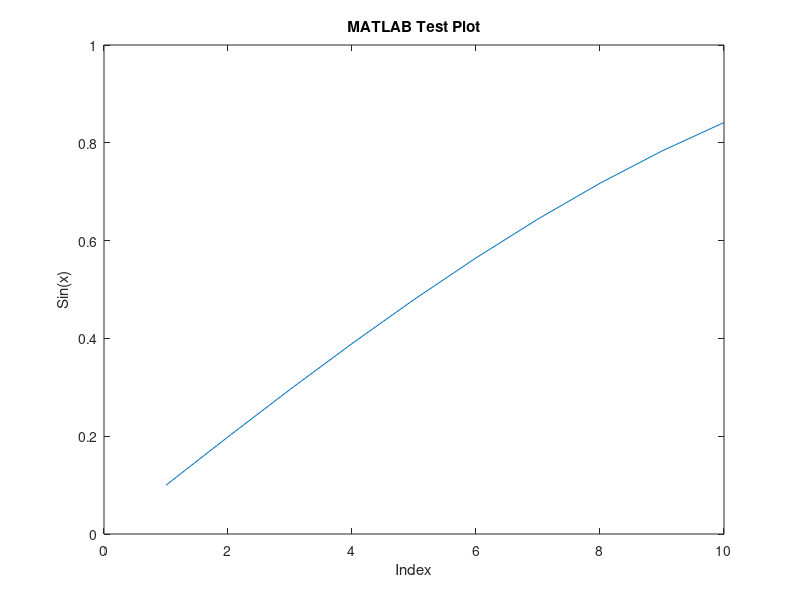

This chart was generated by the following MATLAB code:
% Simple MATLAB test script
% This demonstrates MATLAB compatibility

% Create array using zeros
x = zeros(10, 1);

% Fill array with values
for i = 1:10
    x(i) = sin(i * 0.1);
end

% Calculate statistics
mean_x = mean(x);
max_x = max(x);

% Display results
disp('Mean value:');
disp(mean_x);
disp('Max value:');
disp(max_x);

% Simple plot
y = 1:10;
plot(y, x);
title('MATLAB Test Plot');
xlabel('Index');
ylabel('Sin(x)');
